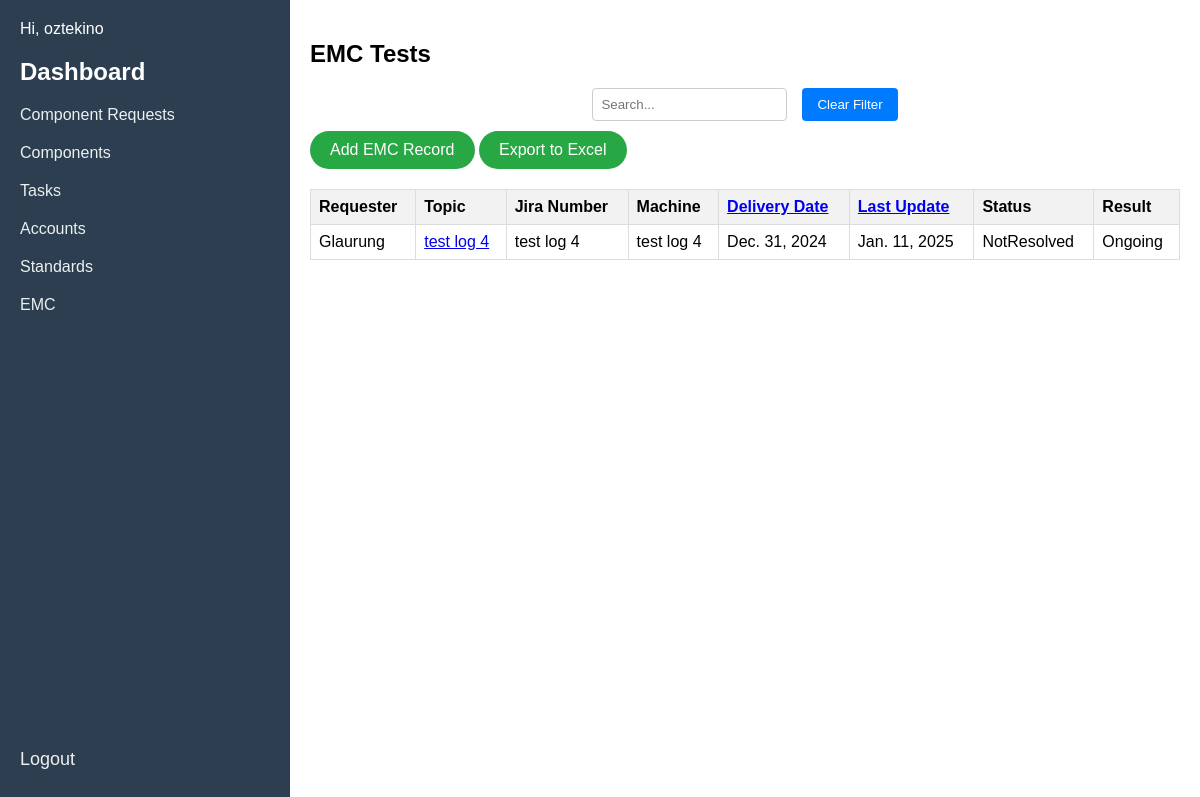
Screenshot of /UserAuth/EMC/ (signed in) with the database file from the repository.
### Tasks/models.py (models this page shows, shortened)
class EMC(models.Model):
    Requester = models.ForeignKey("auth.User",on_delete = models.PROTECT,default = 1,verbose_name='Talep Eden',related_name='emc_Requester')
    Topic = models.CharField(max_length=100,verbose_name="Test")
    Notes = models.TextField(verbose_name="Notlar",blank=True,null=True)
    Number = models.CharField(max_length=100,verbose_name="Test Numarası")
    Machine = models.CharField(max_length=100,verbose_name="Test Makinesi")
    Delivery_Date = models.DateField(verbose_name="Teslim Tarihi",auto_now_add=True)
    Update_Date = models.DateField(auto_now=True,verbose_name="Son Güncelleme")
    Status_Chocies = [("NotResolved","Tamamlanmadı"),("Ongoing","Devam Ediyor"),("Finished","Tamamlandı"),("Pending","Beklemede"),("Cancelled","İptal Edildi")]
    Status = models.CharField(max_length=100,verbose_name="Durum",choices=Status_Chocies,default="NotResolved")
    Result_Choices = [("Pass","Geçti"),("Fail","Başarısız"),("Ongoing","Devam Ediyor")]
    Test_link = models.CharField(verbose_name="Test Linki",blank=True,null=True,max_length=200)
    Result = models.CharField(max_length=100,verbose_name="Sonuç",choices=Result_Choices)
    EUT_Description = models.FileField(upload_to=emc_upload_to,verbose_name="EUT File",null=True,blank=True)

### UserAuth/views.py (the view)
# urls.py: path('EMC/', views.EMC_table, name='EMC_table'),
@login_required(login_url='UserAuth:login')
def EMC_table(request):
    sort_by = request.GET.get('sort_by', 'Update_Date')
    order = request.GET.get('order', 'desc')
    if order == 'asc':
        EMC_datas = EMC.objects.all().order_by(sort_by)
    else:
        EMC_datas = EMC.objects.all().order_by(f'-{sort_by}')
    context = {
        'EMC_datas': EMC_datas,
        'current_order': order
    }
    return render(request,'EMC_records.html', context=context)

### templates/EMC_records.html (shortened to what this page needs)
<!DOCTYPE html>
<html lang="en">
<head>
</head>
<body>
    <div class="sidebar">
        <div>
            <p>Hi, {{ user.username }}</p>
            <h2>Dashboard</h2>
            <a href="{% url 'UserAuth:component_requests' %}">Component Requests</a>
            <a href="{% url 'UserAuth:component' %}">Components</a>
            <a href="#" onclick="loadContent('tasks')">Tasks</a>
            <a href="{% url 'UserAuth:accounts' %}">Accounts</a>
            <a href="#" onclick="toggleSubtopics('standards')">Standards</a>
            <a href="#" onclick="showTable('EMC')">EMC</a>
        </div>
        <div>
            <form action="{% url 'UserAuth:logout' %}" method="post">
                <button type="submit">Logout</button>
            </form>
        </div>
    </div>
    <div class="main-content" id="main-content">
        <div id="EMCTable" class="table-container">
            <h2>EMC Tests</h2>
            <div class="filter-container">
                <input type="text" id="filterInput" placeholder="Search..." onkeyup="filterTable()">
                <button type="button" onclick="clearFilter()">Clear Filter</button>
            </div>
            <a href="{% url 'UserAuth:add_EMC' %}" class="add-button">Add EMC Record</a>
            <a href="{% url 'UserAuth:cp_export_csv' %}" class="export-button">Export to Excel</a>
            <table id="EMCTable">
                <tr>
                    <th>Requester</th>
                    <th>Topic</th>
                    <th>Jira Number</th>
                    <th>Machine</th>
                    <th>
                        <a href="?sort_by=Delivery_Date&order={% if current_order == 'asc' %}desc{% else %}asc{% endif %}">
                            Delivery Date
                        </a>
                    </th>
                    <th>
                        <a href="?sort_by=Update_Date&order={% if current_order == 'asc' %}desc{% else %}asc{% endif %}">
                            Last Update
                        </a>
                    </th>
                    <th>Status</th>
                    <th>Result</th>
                </tr>
                {% for request in EMC_datas %}
                <tr>
                    <td>{{ request.Requester }}</td>
                    <td><a href="{% url 'UserAuth:edit_EMC' request.id %}">{{ request.Topic}}</a></td>
                    <td>{{ request.Number }}</td>
                    <td>{{ request.Machine }}</td>
                    <td>{{ request.Delivery_Date }}</td>
                    <td>{{ request.Update_Date }}</td>
                    <td>{{ request.Status }}</td>
                    <td>{{ request.Result }}</td>
                </tr>
                {% endfor %}
            </table>
        </div>
    </div>
    </body>
    </html>

### templates/EMC_records.html (style rules this page uses)
body { font-family: Arial, sans-serif; display: flex; margin: 0; height: 100vh; }
.sidebar { width: 250px; background-color: #2c3e50; color: white; padding: 20px; overflow-y: auto; display: flex; flex-direction: column; justify-content: space-between; }
.sidebar p { margin: 0 0 20px; }
.sidebar h2 { margin: 0 0 10px; }
.sidebar a { color: #ecf0f1; text-decoration: none; display: block; padding: 10px 0; }
.main-content { flex-grow: 1; padding: 20px; overflow-y: auto; }
.filter-container { display: flex; justify-content: center; margin-bottom: 10px; }
.filter-container input[type="text"] { padding: 8px; margin-right: 10px; border: 1px solid #ccc; border-radius: 4px; }
.filter-container button { padding: 8px 15px; background-color: #007bff; color: white; border: none; border-radius: 4px; cursor: pointer; margin-left: 5px; }
.table-container { display: block; }
table { width: 100%; border-collapse: collapse; margin-top: 20px; }
table, th, td { border: 1px solid #ddd; }
th, td { padding: 8px; text-align: left; }
th { background-color: #f2f2f2; }
form button { background: none; border: none; color: #ecf0f1; cursor: pointer; padding: 10px 0; text-align: left; width: 100%; font-size: 18px; }
.add-button, .export-button { display: inline-block; padding: 10px 20px; background-color: #28a745; color: white; text-align: center; border-radius: 400px; text-decoration: none; }

### rows the page displays
EMC: Requester "Glaurung", Topic "test log 4", Number "test log 4", Machine "test log 4", Delivery_Date "Dec. 31, 2024", Update_Date "Jan. 11, 2025", Status "NotResolved", Result "Ongoing"

### other values shown
{{ user.username }} "oztekino"
